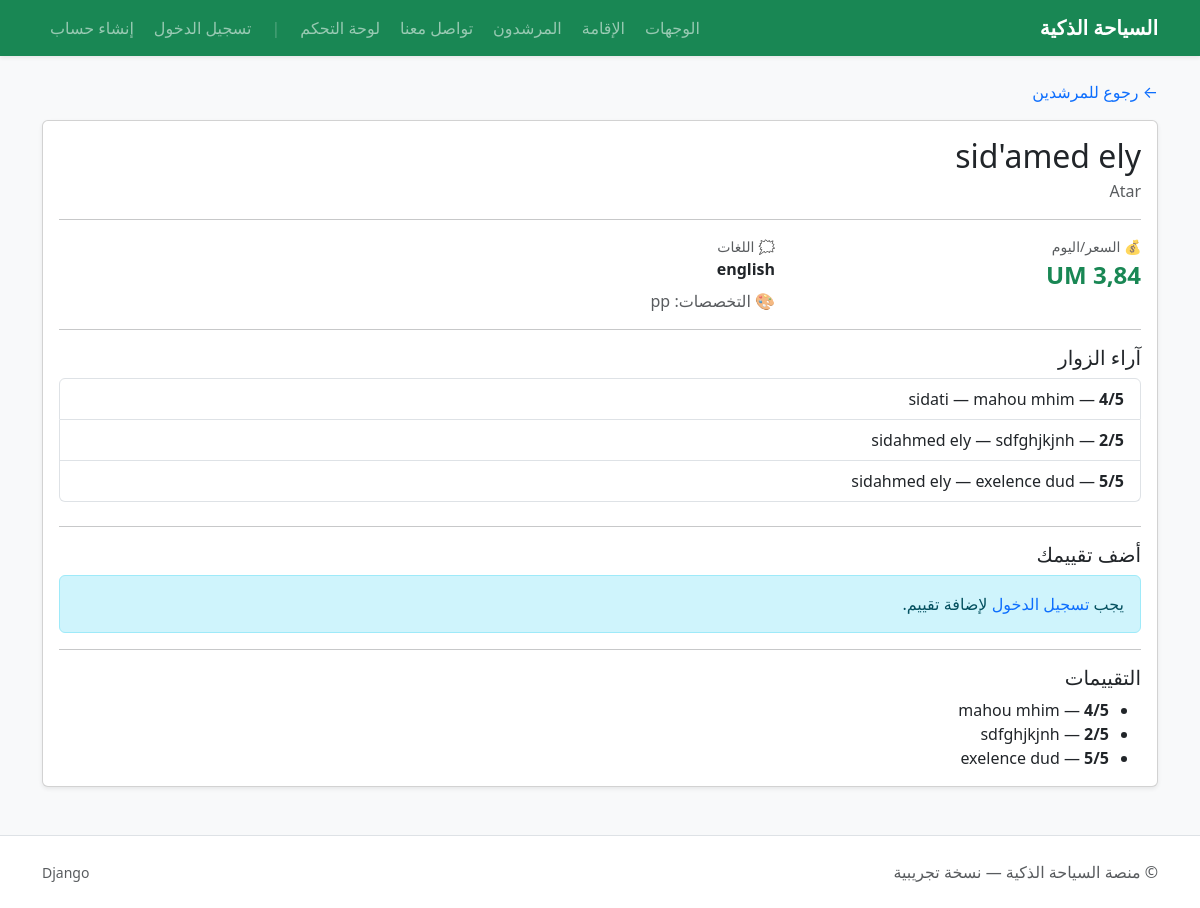
Screenshot of /guides/5/ with the database file from the repository.
### guides/models.py (models this page shows, shortened)
class Guide(models.Model):
    name = models.CharField(max_length=200)
    city = models.CharField(max_length=120)
    price_per_day = models.DecimalField(max_digits=10, decimal_places=2)
    languages = models.CharField(max_length=200, help_text="مثال: عربي, English, Français")
    specialties = models.CharField(max_length=200, blank=True)

class GuideReview(models.Model):
    guide = models.ForeignKey("Guide", on_delete=models.CASCADE, related_name="reviews")
    user = models.ForeignKey(settings.AUTH_USER_MODEL, on_delete=models.CASCADE,
                             related_name="guide_reviews", )
    rating = models.PositiveSmallIntegerField(default=5)
    comment = models.CharField(max_length=300, blank=True)
    created_at = models.DateTimeField(auto_now_add=True)

### guides/views.py (the view, shortened to what this page needs)
# urls.py: path("<int:pk>/", views.guide_detail, name="guide_detail"),
def guide_detail(request, pk):
    item = get_object_or_404(Guide, pk=pk)
    form = None
    reviews = item.reviews.all().order_by("-created_at")[:30]
    return render(request, "guides/detail.html", {"item": item, "reviews": reviews, "form": form})

### stays/templatetags/currency.py (called while the page is built)
@register.filter
def format_um(value):
    if value is None:
        return "0,00 UM"
    try:
        value = Decimal(str(value))
        formatted = f"{value:,.2f}".replace(',', '|').replace('.', ',').replace('|', ',')
        return f"{formatted} UM"
    except:
        return f"{value} UM"

### templates/guides/detail.html (shortened to what this page needs)
{% extends "base.html" %}
{% load currency %}
{% block content %}
<div class="mb-3">
  <a href="/guides/" class="text-decoration-none">← رجوع للمرشدين</a>
</div>
<div class="card shadow-sm">
  <div class="card-body">
    <h2 class="mb-1">{{ item.name }}</h2>
    <div class="text-muted">{{ item.city }}</div>
    <hr>
    <div class="row g-3">
      <div class="col-md-4">
        <div class="text-muted small">💰 السعر/اليوم</div>
        <div class="fs-4 fw-bold text-success">{{ item.price_per_day|format_um }}</div>
      </div>
      <div class="col-md-8">
        <div class="text-muted small">🗯️ اللغات</div>
        <div class="fw-bold">{{ item.languages }}</div>
        {% if item.specialties %}
          <div class="text-muted mt-2">🎨 التخصصات: {{ item.specialties }}</div>
        {% endif %}
      </div>
    </div>
    <hr>
<h5>آراء الزوار</h5>
<ul class="list-group mb-4">
  {% for r in reviews %}
    <li class="list-group-item">
      <b>{{ r.rating }}/5</b> — {{ r.user.username }}
      {% if r.comment %}
        — {{ r.comment }}
      {% else %}
        — <span class="text-muted">بدون تعليق</span>
      {% endif %}
    </li>
  {% empty %}
    <li class="list-group-item text-muted">
      لا توجد تقييمات بعد.
    </li>
  {% endfor %}
</ul>
<hr>
<h5>أضف تقييمك</h5>
{% if user.is_authenticated %}
  <form method="post" class="card shadow-sm mb-3">
    <div class="card-body">
      {% csrf_token %}
      <div class="row g-2">
        <div class="col-md-2">
          <label class="form-label">التقييم (1-5)</label>
          {{ form.rating }}
        </div>
        <div class="col-md-10">
          <label class="form-label">تعليق (اختياري)</label>
          {{ form.comment }}
        </div>
      </div>
      <button class="btn btn-success mt-3">إرسال التقييم</button>
    </div>
  </form>
{% else %}
  <div class="alert alert-info">
    يجب <a href="/accounts/login/?next={{ request.path }}" class="text-decoration-none">تسجيل الدخول</a> لإضافة تقييم.
  </div>
{% endif %}
    <hr>
    <h5>التقييمات</h5>
    <ul class="mb-0">
      {% for r in reviews %}
        <li><b>{{ r.rating }}/5</b> — {{ r.comment }}</li>
      {% empty %}
        <li class="text-muted">لا توجد تقييمات بعد.</li>
      {% endfor %}
    </ul>
  </div>
</div>
{% endblock %}

### rows the page displays
Guide: name "sid'amed ely", city "Atar", price_per_day "3,84 UM", languages "english", specialties "pp"
GuideReview: rating "4", user.username "sidati", comment "mahou mhim"
GuideReview: rating "2", user.username "sidahmed ely", comment "sdfghjkjnh"
GuideReview: rating "5", user.username "sidahmed ely", comment "exelence dud"
